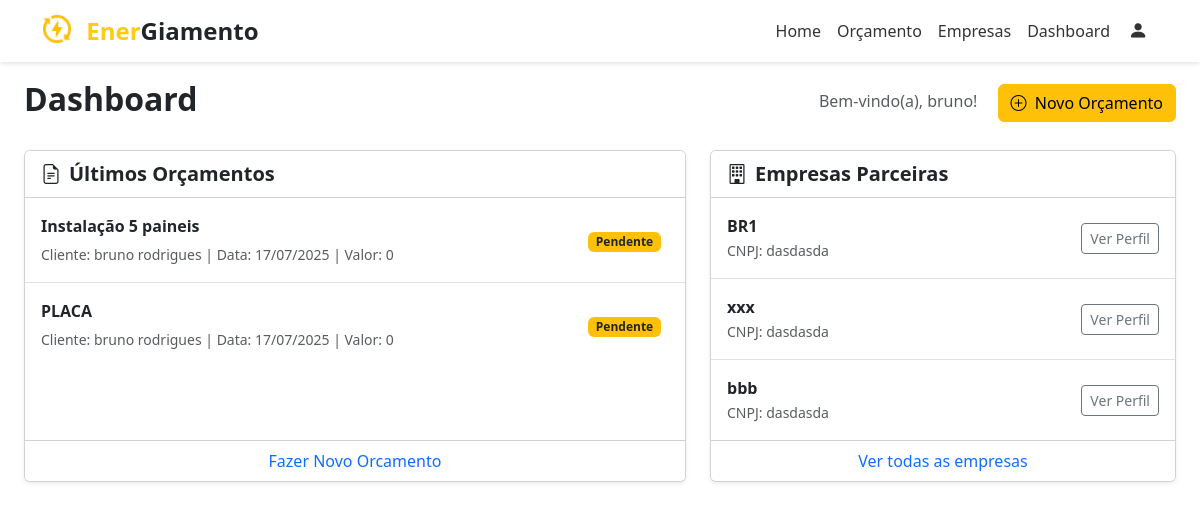
The app's page /dashboard (signed in), older data.
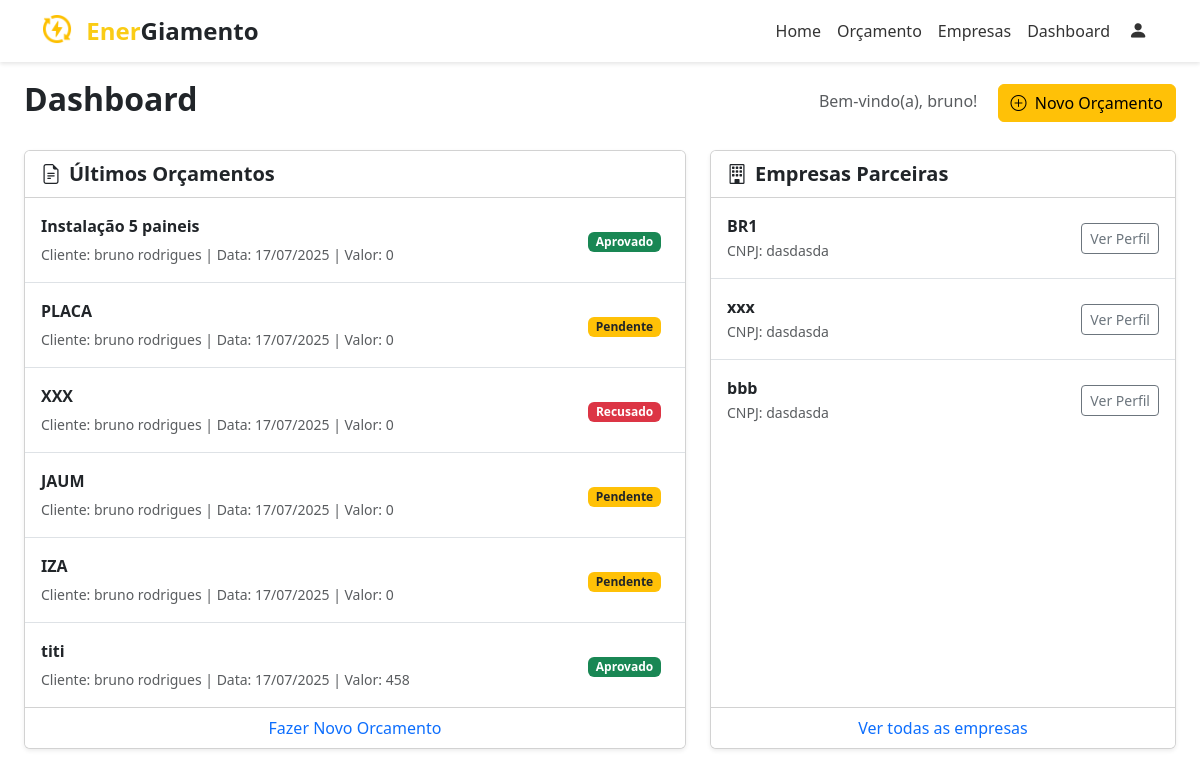
The same page, newer data.
### app/models.py (models this page shows)
class Orcamento(db.Model):
    idproposta = db.Column(db.Integer, primary_key=True)
    descricao = db.Column(db.Text)
    area_placas = db.Column(db.Integer)
    valor_orcamento = db.Column(db.Integer)
    status_orcamento = db.Column(db.Integer)
    vencedor = db.Column(db.String(45))
    data_proposta = db.Column(db.Date)
    data_reposta = db.Column(db.Date)
    local = db.Column(db.String(100))
    clientes = db.relationship(
        'Cliente',
        secondary='proposta_has_cliente',
        back_populates='orcamentos'
    )
    fornecedores = db.relationship(
        'Fornecedor',
        secondary='orcamento_has_fornecedor',
        back_populates='orcamentos'
    )

class Cliente(db.Model):
    idcliente = db.Column(db.Integer, primary_key=True)
    nome = db.Column(db.String(100))
    cpf = db.Column(db.String(14))
    contato_idcontato = db.Column(db.Integer, db.ForeignKey('contato.idcontato'))
    cadastro_idcadastro = db.Column(db.Integer, db.ForeignKey('cadastro.idcadastro'))
    status = db.Column(db.Integer)
    data_cadastro = db.Column(db.Date)
    endereco_idendereco = db.Column(db.Integer, db.ForeignKey('endereco.idendereco'))
    endereco = db.relationship('Endereco')
    data_nascimento = db.Column(db.Date)
    contato = db.relationship('Contato')
    orcamentos = db.relationship(
        'Orcamento',
        secondary='proposta_has_cliente',
        back_populates='clientes'
    )

class Fornecedor(db.Model):
    idfornecedor = db.Column(db.Integer, primary_key=True)
    nome = db.Column(db.String(100))
    cnpj = db.Column(db.String(18))
    contato_idcontato = db.Column(db.Integer, db.ForeignKey('contato.idcontato'))
    cadastro_idcadastro = db.Column(db.Integer, db.ForeignKey('cadastro.idcadastro'))
    endereco_idendereco = db.Column(db.Integer, db.ForeignKey('endereco.idendereco'))
    endereco = db.relationship('Endereco', back_populates='fornecedores')
    atualizacao_servico = db.Column(db.Date)
    contato = db.relationship('Contato')
    servicos = db.relationship(
        'Servico',
        secondary='servico_has_fornecedor',
        back_populates='fornecedores'
    )
    orcamentos = db.relationship(
        'Orcamento',
        secondary='orcamento_has_fornecedor',
        back_populates='fornecedores'
    )

### app/main/__init__.py (the view)
@main.route('/dashboard')
def dashboard():
    if 'usuario' not in session:
        return redirect(url_for('auth.login'))
    usuario_id = session.get('idcadastro')
    if not usuario_id:
        return "Fornecedor não encontrado"
    todos = Fornecedor.query.all()
    cliente_orcamento = Cliente.query.filter_by(cadastro_idcadastro=usuario_id).first()
    orcamentos_do_cliente = cliente_orcamento.orcamentos
    return render_template('dashboard.html', usuario=session['usuario'], fornecedores=todos, orcamentos=orcamentos_do_cliente)

### app/templates/dashboard.html
{% extends "base.html" %}
{% block content %}
<div class="container-fluid p-4">
    <div class="d-flex justify-content-between align-items-center mb-4">
        <h1 class="h2 fw-bold">Dashboard</h1>
        <div>
            <span class="text-muted me-3">Bem-vindo(a), {{ usuario }}!</span>
            <a href="{{ url_for('main.novo_orcamento') }}" class="btn btn-warning">
                <i class="bi bi-plus-circle me-1"></i>
                Novo Orçamento
            </a>
        </div>
    </div>
    <div class="row g-4">
        <div class="col-lg-7">
            <div class="card shadow-sm h-100">
                <div class="card-header bg-white fw-bold fs-5">
                    <i class="bi bi-file-earmark-text me-2"></i>Últimos Orçamentos
                </div>
                <div class="card-body p-0">
                    <ul class="list-group list-group-flush">
                        {% for orcamento in orcamentos %}
                        <li class="list-group-item d-flex justify-content-between align-items-center p-3">
                            <div>
                                <p class="mb-1 fw-bold">{{ orcamento.descricao }}</p>
                                <small class="text-muted">
                                    {% if orcamento.clientes %}
                                        Cliente: {{ orcamento.clientes[0].nome }} |
                                    {% endif %}
                                    Data: {{ orcamento.data_proposta.strftime('%d/%m/%Y') if orcamento.data_proposta }} |
                                    Valor: {{ orcamento.valor_orcamento }}
                                </small>
                            </div>
                            <div>
                                {% if orcamento.status_orcamento == 1 %}
                                    <span class="badge bg-success me-2">Aprovado</span>
                                {% elif orcamento.status_orcamento == 0 %}
                                    <span class="badge bg-warning text-dark me-2">Pendente</span>
                                {% else %}
                                    <span class="badge bg-danger me-2">Recusado</span>
                                {% endif %}
                            </div>
                        </li>
                        {% else %}
                            <li class="list-group-item text-center text-muted p-4">Nenhum orçamento cadastrado.</li>
                        {% endfor %}
                    </ul>
                </div>
                <div class="card-footer bg-white text-center">
                    <a href="{{ url_for('main.novo_orcamento') }}" class="text-decoration-none">Fazer Novo Orcamento</a>
                </div>
            </div>
        </div>
        <div class="col-lg-5">
            <div class="card shadow-sm h-100">
                <div class="card-header bg-white fw-bold fs-5">
                    <i class="bi bi-building me-2"></i>Empresas Parceiras
                </div>
                <div class="card-body p-0">
                    <ul class="list-group list-group-flush">
                        {% for f in fornecedores %}
                        <li class="list-group-item d-flex justify-content-between align-items-center p-3">
                            <div>
                                <p class="mb-0 fw-bold">{{ f.nome }}</p>
                                <small class="text-muted">CNPJ: {{ f.cnpj }}</small>
                            </div>
                            <a href="#" class="btn btn-outline-secondary btn-sm">Ver Perfil</a>
                        </li>
                        {% else %}
                            <li class="list-group-item text-center text-muted p-4">Nenhuma empresa cadastrada.</li>
                        {% endfor %}
                    </ul>
                </div>
                <div class="card-footer bg-white text-center">
                    <a href="{{ url_for('main.fornecedores') }}" class="text-decoration-none">Ver todas as empresas</a>
                </div>
            </div>
        </div>
    </div>
</div>
{% endblock %}

Row changes from the older to the newer data that the page shows:
changed Orcamento "Instalação 5 paineis": status_orcamento "Pendente" → "Aprovado"
added Orcamento: descricao "XXX", nome "bruno rodrigues", data_proposta "17/07/2025", valor_orcamento "0", status_orcamento "Recusado"
added Orcamento: descricao "JAUM", nome "bruno rodrigues", data_proposta "17/07/2025", valor_orcamento "0", status_orcamento "Pendente"
added Orcamento: descricao "IZA", nome "bruno rodrigues", data_proposta "17/07/2025", valor_orcamento "0", status_orcamento "Pendente"
added Orcamento: descricao "titi", nome "bruno rodrigues", data_proposta "17/07/2025", valor_orcamento "458", status_orcamento "Aprovado"
